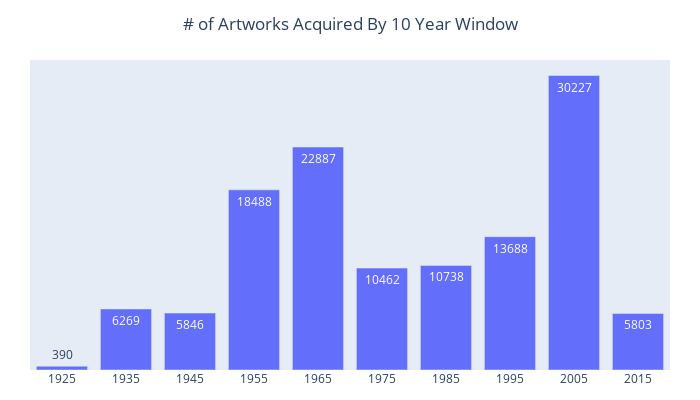

Notebook code for this chart:
### Code cell
prettifybinned(yearly3, 'binned', 'artwork_id', '# of Artworks Acquired By 10 Year Window')

### Figure 1 — Plotly figure (JSON) as saved in the notebook; plotly's stock layout.template omitted (floating-point values rounded to 4 significant figures)
{"data": [{"alignmentgroup": "True", "hovertemplate": "binned=%{x}<br>artwork_id=%{text}<extra></extra>", "legendgroup": "", "marker": {"color": "#636efa", "pattern": {"shape": ""}}, "name": "", "offsetgroup": "", "orientation": "v", "showlegend": false, "text": [390.0, 6269.0, 5846.0, 18490.0, 22890.0, 10460.0, 10740.0, 13690.0, 30230.0, 5803.0], "textposition": "auto", "type": "bar", "x": [1925, 1935, 1945, 1955, 1965, 1975, 1985, 1995, 2005, 2015], "xaxis": "x", "y": [390, 6269, 5846, 18488, 22887, 10462, 10738, 13688, 30227, 5803], "yaxis": "y"}], "layout": {"barmode": "relative", "height": 400, "legend": {"tracegroupgap": 0}, "margin": {"b": 30, "l": 30, "r": 30, "t": 60}, "title": {"text": "# of Artworks Acquired By 10 Year Window", "x": 0.5}, "uniformtext": {"minsize": 8, "mode": "hide"}, "width": 700, "xaxis": {"anchor": "y", "domain": [0.0, 1.0], "dtick": 10, "tick0": 1925, "tickmode": "linear", "title": {}}, "yaxis": {"anchor": "x", "domain": [0.0, 1.0], "showticklabels": false, "title": {}, "visible": false}}}
